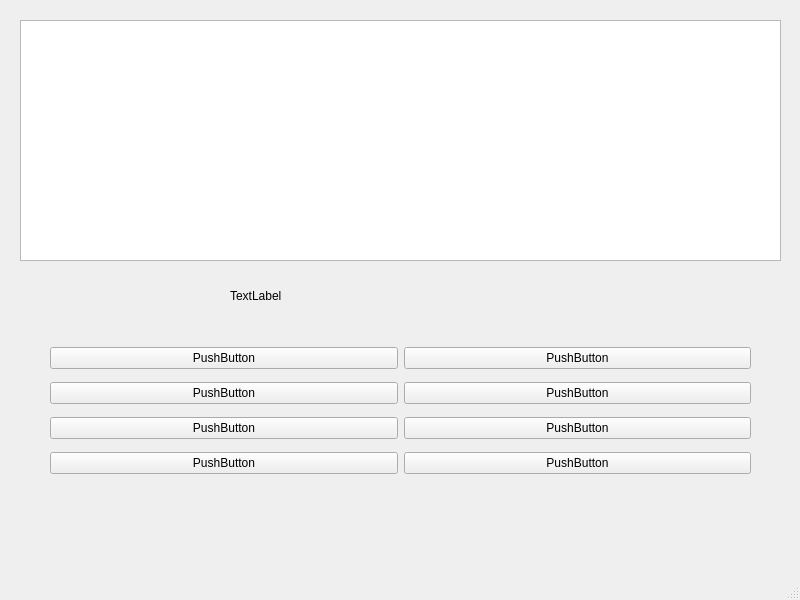
<?xml version="1.0" encoding="UTF-8"?>
<ui version="4.0">
 <class>MainWindow</class>
 <widget class="QMainWindow" name="MainWindow">
  <property name="geometry">
   <rect>
    <x>0</x>
    <y>0</y>
    <width>800</width>
    <height>600</height>
   </rect>
  </property>
  <property name="windowTitle">
   <string>MainWindow</string>
  </property>
  <widget class="QWidget" name="centralwidget">
   <widget class="QWidget" name="horizontalLayoutWidget">
    <property name="geometry">
     <rect>
      <x>50</x>
      <y>340</y>
      <width>701</width>
      <height>141</height>
     </rect>
    </property>
    <layout class="QHBoxLayout" name="horizontalLayout">
     <item>
      <layout class="QGridLayout" name="gridLayout_2">
       <item row="1" column="0">
        <widget class="QPushButton" name="pushButton_2">
         <property name="text">
          <string>PushButton</string>
         </property>
        </widget>
       </item>
       <item row="3" column="0">
        <widget class="QPushButton" name="pushButton_5">
         <property name="text">
          <string>PushButton</string>
         </property>
        </widget>
       </item>
       <item row="2" column="0">
        <widget class="QPushButton" name="pushButton_3">
         <property name="text">
          <string>PushButton</string>
         </property>
        </widget>
       </item>
       <item row="0" column="0">
        <widget class="QPushButton" name="pushButton_4">
         <property name="text">
          <string>PushButton</string>
         </property>
        </widget>
       </item>
      </layout>
     </item>
     <item>
      <layout class="QGridLayout" name="gridLayout">
       <item row="0" column="0">
        <widget class="QPushButton" name="pushButton_8">
         <property name="text">
          <string>PushButton</string>
         </property>
        </widget>
       </item>
       <item row="1" column="0">
        <widget class="QPushButton" name="pushButton_7">
         <property name="text">
          <string>PushButton</string>
         </property>
        </widget>
       </item>
       <item row="2" column="0">
        <widget class="QPushButton" name="pushButton_6">
         <property name="text">
          <string>PushButton</string>
         </property>
        </widget>
       </item>
       <item row="3" column="0">
        <widget class="QPushButton" name="pushButton">
         <property name="text">
          <string>PushButton</string>
         </property>
        </widget>
       </item>
      </layout>
     </item>
    </layout>
   </widget>
   <widget class="QTextBrowser" name="textBrowser">
    <property name="geometry">
     <rect>
      <x>20</x>
      <y>20</y>
      <width>761</width>
      <height>241</height>
     </rect>
    </property>
   </widget>
   <widget class="QLabel" name="label">
    <property name="geometry">
     <rect>
      <x>230</x>
      <y>280</y>
      <width>301</width>
      <height>31</height>
     </rect>
    </property>
    <property name="text">
     <string>TextLabel</string>
    </property>
   </widget>
  </widget>
  <widget class="QMenuBar" name="menubar">
   <property name="geometry">
    <rect>
     <x>0</x>
     <y>0</y>
     <width>800</width>
     <height>20</height>
    </rect>
   </property>
  </widget>
  <widget class="QStatusBar" name="statusbar"/>
 </widget>
 <resources/>
 <connections/>
</ui>
